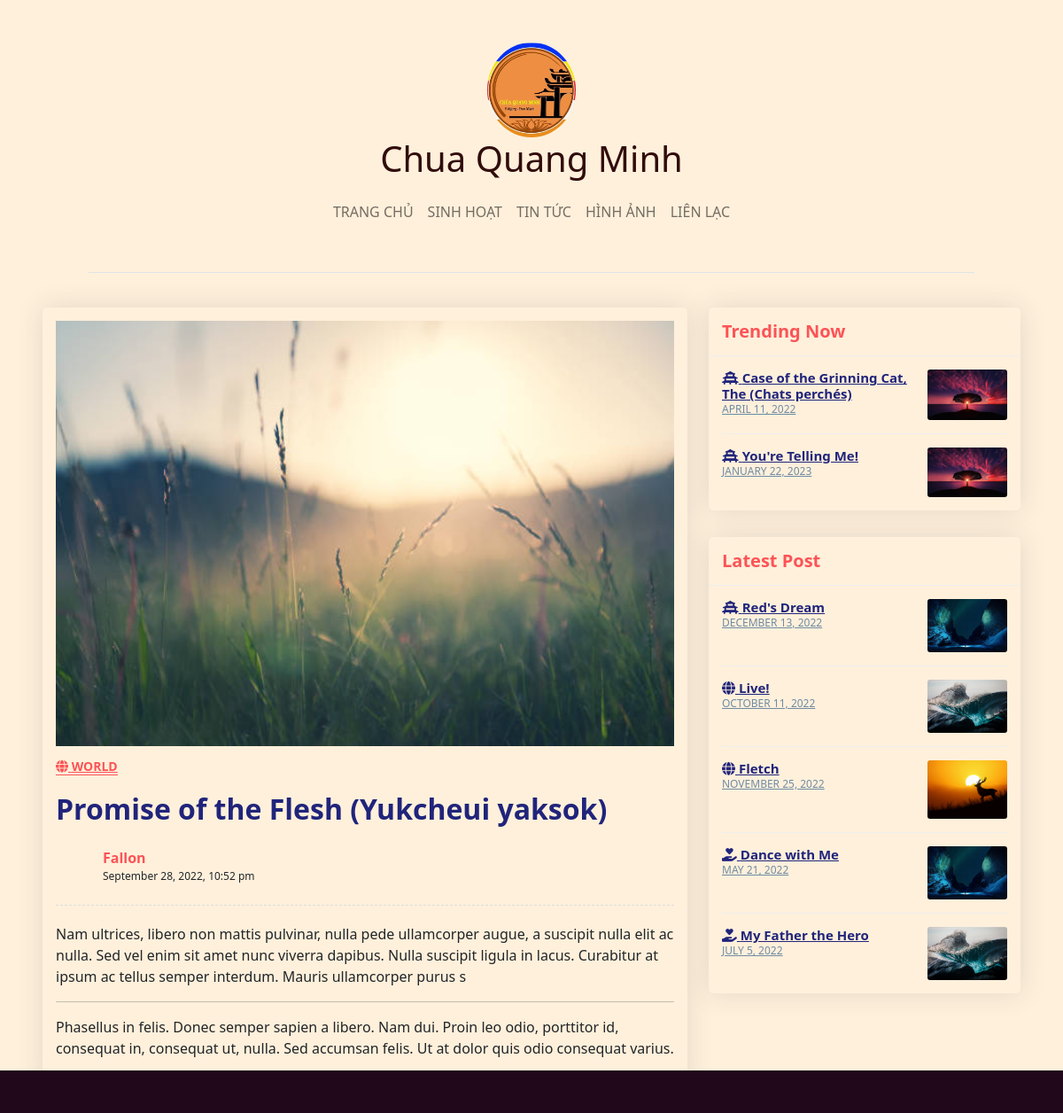
/article?newsID=6, run on the app's committed database.
### tables this page shows
CREATE TABLE News
(
    newsID      INT AUTO_INCREMENT NOT NULL PRIMARY KEY,
    title       VARCHAR(255),
    author      VARCHAR(255),
    description VARCHAR(255),
    paragraph   TEXT,
    timeUpdated TIMESTAMP,
    saveDraft   BOOLEAN,
    banner      VARCHAR(500),
    hitCount    INT(10),
    newsTypeID  INT                NOT NULL,
    FOREIGN KEY (newsTypeID) REFERENCES NewsType (newsTypeID)
);

CREATE TABLE NewsType
(
    newsTypeID INT AUTO_INCREMENT NOT NULL PRIMARY KEY,
    typeName   VARCHAR(255),
    icon       VARCHAR(255)
);

### model/ArticleModel.php (called while the page is built, shortened)
<?php
$newsID = $_GET['newsID'];
$getArticle  = "SELECT * FROM News n, NewsType nt WHERE n.newsTypeID = nt.newsTypeID AND  newsID = $newsID";
$allArticles = "SELECT * FROM News n, NewsType nt WHERE n.newsTypeID = nt.newsTypeID AND NOT newsID = $newsID ORDER BY RAND() LIMIT 5 ";
$treding = "SELECT * FROM News n, NewsType nt WHERE n.newsTypeID = nt.newsTypeID AND NOT newsID = $newsID ORDER BY hitCount desc LIMIT 2";

### controller/ArticleController.php (called while the page is built, shortened)
<?php
$articleResult = $conn->query($getArticle);
$allArcticles = $conn->query($allArticles);
$CounterResult = $conn->query($treding);
            ?>

### view/article.php (the view, shortened to what this page needs)
<?php
require("rootPath.php");
require $rootPath . "model/ArticleModel.php";
require $rootPath . "controller/ArticleController.php";
?>
<?php
while ($row = $articleResult->fetch(PDO::FETCH_ASSOC)) {
    ?>
    <div class="row align-items-start">
        <div class="col-lg-8 m-15px-tb">
            <article class="article">
                <div class="bg-image"
                     style="background-image: url('assets/banner/<?php echo $row['banner'] ?>');">
                </div>
                <div class="article-title">
                    <h6><a href="/news?action=news&newsTypeID=<?php echo $row['newsTypeID'] ?>"><i
                                    class="<?php echo $row['icon'] ?>"></i> <?php echo $row['typeName'] ?></a></h6>
                    <h2><?php echo $row['title'] ?></h2>
                    <div class="media">
                        <div class="avatar">
                        </div>
                        <div class="media-body">
                            <label><?php echo $row['author'] ?></label>
                            <span><?php
                                $today = date("F j, Y, g:i a", strtotime($row['timeUpdated']));
                                echo $today;
                                ?></span>
                        </div>
                    </div>
                </div>
                <div class="article-content">
                    <p><?php echo $row['description'] ?></p>
                    <hr>
                    <p><?php echo $row['paragraph'] ?></p>
                </div>
            </article>
        </div>
        <div class="col-lg-4 m-15px-tb blog-aside">
            <div class="widget widget-post">
                <div class="widget-title">
                    <h3>Trending Now</h3>
                </div>
                <div class="widget-body">
                    <?php
                    while ($row = $CounterResult->fetch(PDO::FETCH_ASSOC)) {
                        ?>
                        <div class="latest-post-aside media">
                            <div class="lpa-left media-body">
                                <div class="lpa-title">
                                    <h5><a href="/article?newsID=<?php echo $row['newsID']; ?>"><i
                                                    class="<?php echo $row['icon'] ?>"></i>
                                            <?php echo $row['title'] ?></a></h5>
                                </div>
                                <div class="lpa-meta">
                                    <a class="date" href="#">
                                        <?php
                                        $today = date("F j, Y", strtotime($row['timeUpdated']));
                                        echo $today;
                                        ?>
                                    </a>
                                </div>
                            </div>
                            <div class="lpa-right">
                                <a href="#">
                                    <img src="assets/banner/<?php echo $row['banner'] ?>" title="" alt="">
                                </a>
                            </div>
                        </div>
                    <?php } ?>
                </div>
            </div>
            <div class="widget widget-latest-post">
                <div class="widget-title">
                    <h3>Latest Post</h3>
                </div>
                <div class="widget-body">
                    <?php
                    while ($row = $allArcticles->fetch(PDO::FETCH_ASSOC)) {
                        ?>
                        <div class="latest-post-aside media">
                            <div class="lpa-left media-body">
                                <div class="lpa-title">
                                    <h5><a href="/article?newsID=<?php echo $row['newsID']; ?>"><i
                                                    class="<?php echo $row['icon'] ?>"></i>
                                            <?php echo $row['title'] ?></a></h5>
                                </div>
                                <div class="lpa-meta">
                                    <a class="date" href="#">
                                        <?php
                                        $today = date("F j, Y", strtotime($row['timeUpdated']));
                                        echo $today;
                                        ?>
                                    </a>
                                </div>
                            </div>
                            <div class="lpa-right">
                                <a href="#">
                                    <img src="assets/banner/<?php echo $row['banner'] ?>" title="" alt="">
                                </a>
                            </div>
                        </div>
                    <?php } ?>
                </div>
            </div>
        </div>
    </div>
<?php } ?>

### styles/index.css (style rules this page uses)
.blog-aside .widget { box-shadow: 0 0 30px rgba(31, 45, 61, 0.125); border-radius: 5px; overflow: hidden; margin-top: 15px; margin-bottom: 15px; width: 100%; display: inline-block; vertical-align: top; }
.blog-aside .widget-body { padding: 15px; }
.blog-aside .widget-title { padding: 15px; border-bottom: 1px solid #eee; }
.blog-aside .widget-title h3 { font-size: 20px; font-weight: 700; color: #fc5356; margin: 0; }
.blog-aside .latest-post-aside + .latest-post-aside { border-top: 1px solid #eee; padding-top: 15px; margin-top: 15px; }
.blog-aside .latest-post-aside .lpa-right { width: 90px; }
.blog-aside .latest-post-aside .lpa-right img { border-radius: 3px; }
.blog-aside .latest-post-aside .lpa-left { padding-right: 15px; }
.blog-aside .latest-post-aside .lpa-title h5 { margin: 0; font-size: 15px; }
.blog-aside .latest-post-aside .lpa-title a { color: #20247b; font-weight: 600; }
.blog-aside .latest-post-aside .lpa-meta a { color: #6F8BA4; font-size: 12px; text-transform: uppercase; display: inline-block; margin-right: 10px; }
.article { box-shadow: 0 0 30px rgba(31, 45, 61, 0.125); border-radius: 5px; overflow: hidden; padding: 15px; margin: 15px 0 30px; }
.article .article-title { padding: 15px 0 20px; }
.article .article-title h6 { font-size: 14px; font-weight: 700; margin-bottom: 20px; }
.article .article-title h6 a { text-transform: uppercase; color: #fc5356; border-bottom: 1px solid #fc5356; }
.article .article-title h2 { color: #20247b; font-weight: 600; }
.article .article-title .media { padding-top: 15px; border-bottom: 1px dashed #ddd; padding-bottom: 20px; }
.article .article-title .media .avatar { width: 45px; height: 45px; border-radius: 50%; overflow: hidden; }
.article .article-title .media .media-body { padding-left: 8px; }
.article .article-title .media .media-body label { font-weight: 600; color: #fc5356; margin: 0; }
.article .article-title .media .media-body span { display: block; font-size: 12px; }
img { max-width: 100%; }
img { vertical-align: middle; border-style: none; }
.bg-image { height: 30rem; object-fit: cover; background-size: 100% 100%; background-repeat: no-repeat; }

### data on the page
news: banner (picture), newsTypeID.typeName "WORLD", title "Promise of the Flesh (Yukcheui yaksok)", author "Fallon", timeUpdated "September 28, 2022, 10:52 pm", description "Nam ultrices, libero non mattis pulvinar, nulla pede ullamcorper augue, a suscipit nulla elit ac nulla. Sed vel enim sit amet nunc viverra dapibus. Nulla suscipit ligula in lacus. Curabitur at ipsum ac tellus semper interdum. Mauris ullamcorper purus s", paragraph "Phasellus in felis. Donec semper sapien a libero. Nam dui. Proin leo odio, porttitor id, consequat in, consequat ut, nulla. Sed accumsan felis. Ut at dolor quis odio consequat varius."
news: title "Case of the Grinning Cat, The (Chats perchés)", timeUpdated "APRIL 11, 2022", banner (picture)
news: title "You're Telling Me!", timeUpdated "JANUARY 22, 2023", banner (picture)
news: title "Red's Dream", timeUpdated "DECEMBER 13, 2022", banner (picture)
news: title "Live!", timeUpdated "OCTOBER 11, 2022", banner (picture)
news: title "Fletch", timeUpdated "NOVEMBER 25, 2022", banner (picture)
news: title "Dance with Me", timeUpdated "MAY 21, 2022", banner (picture)
news: title "My Father the Hero", timeUpdated "JULY 5, 2022", banner (picture)
